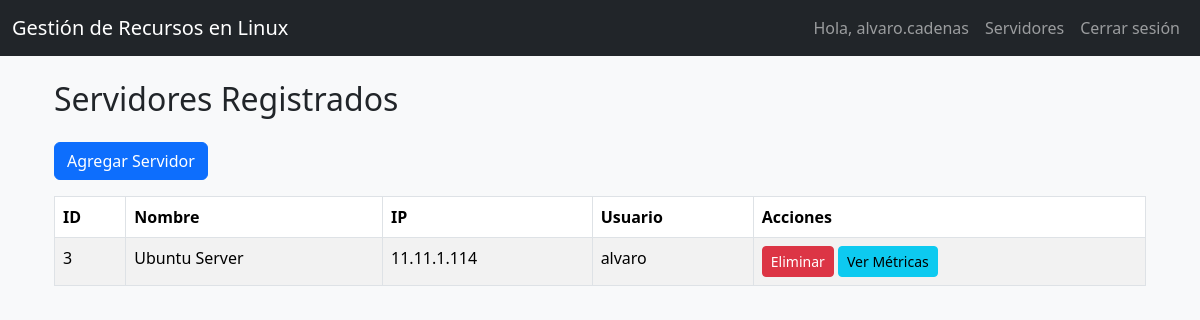
Page /servers/ (signed in) on the committed database.
### models.py (models this page shows)
class User(db.Model, UserMixin):
    id = db.Column(db.Integer, primary_key=True)
    username = db.Column(db.String(100), unique=True, nullable=False)
    password_hash = db.Column(db.String(200), nullable=False)

class Server(db.Model):
    id = db.Column(db.Integer, primary_key=True)
    name = db.Column(db.String(100))
    ip_address = db.Column(db.String(100))
    username = db.Column(db.String(100))
    password = db.Column(db.String(100))  # <- ESTE es el campo que debe usarse
    user_id = db.Column(db.Integer, db.ForeignKey('user.id'))

### servers.py (the view)
@servers_bp.route("/")
@login_required
def list_servers():
    servers = Server.query.filter_by(user_id=current_user.id).all()
    return render_template("servers.html", servers=servers)

### app.py (called while the page is built)
@login_manager.user_loader
def load_user(user_id):
    return User.query.get(int(user_id))

### templates/servers.html
{% extends 'base.html' %}
{% block content %}
<div class="container mt-4">
    <h2 class="mb-4">Servidores Registrados</h2>
    <a href="{{ url_for('servers.add_server') }}" class="btn btn-primary mb-3">Agregar Servidor</a>
    <table class="table table-bordered table-striped">
        <thead>
            <tr>
                <th>ID</th>
                <th>Nombre</th>
                <th>IP</th>
                <th>Usuario</th>
                <th>Acciones</th>
            </tr>
        </thead>
        <tbody>
            {% for server in servers %}
            <tr>
                <td>{{ server.id }}</td>
                <td>{{ server.name }}</td>
                <td>{{ server.ip_address }}</td>
                <td>{{ server.username }}</td>
                <td>
                    <form action="{{ url_for('servers.delete_server', server_id=server.id) }}" method="POST" class="d-inline">
                        <button type="submit" class="btn btn-danger btn-sm">Eliminar</button>
                    </form>
                    <a href="{{ url_for('servers.view_metrics', server_id=server.id) }}" class="btn btn-info btn-sm">Ver Métricas</a>
                </td>
            </tr>
            {% endfor %}
        </tbody>
    </table>
</div>
{% endblock %}

### templates/base.html (shortened to what this page needs)
<!DOCTYPE html>
<html lang="es">
<head>
    <link href="https://cdn.jsdelivr.net/npm/bootstrap@5.3.2/dist/css/bootstrap.min.css" rel="stylesheet">
</head>
<body>
    <nav class="navbar navbar-expand-lg navbar-dark bg-dark">
        <div class="container-fluid">
            <a class="navbar-brand" href="{{ url_for('index') }}">Gestión de Recursos en Linux</a>
            <div class="collapse navbar-collapse" id="navbarNav">
                <ul class="navbar-nav ms-auto">
                    {% if current_user.is_authenticated %}
                        <li class="nav-item">
                            <a class="nav-link" href="#">Hola, {{ current_user.username }}</a>
                        </li>
                        <li class="nav-item">
                          <a class="nav-link" href="{{ url_for('servers.list_servers') }}">Servidores</a>
                      </li>
                        <li class="nav-item">
                            <a class="nav-link" href="{{ url_for('auth.logout') }}">Cerrar sesión</a>
                        </li>
                    {% endif %}
                </ul>
            </div>
        </div>
    </nav>
    <main class="container mt-4">
        {% block content %}
        {% endblock %}
    </main>
</body>
</html>

### templates/base.html (style rules this page uses)
body { background-color: #f8f9fa; }

### rows in the picture
User: username "alvaro.cadenas"
Server: id "3", name "Ubuntu Server", ip_address "11.11.1.114", username "alvaro"
